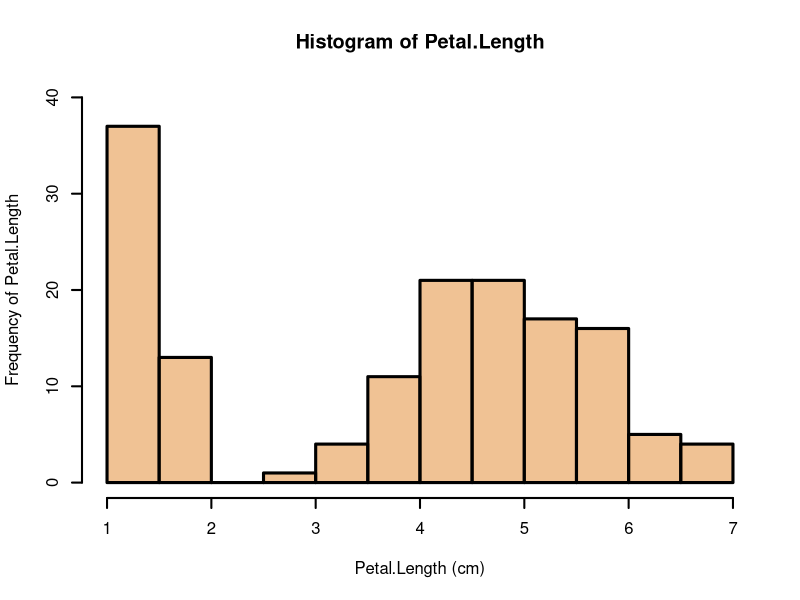
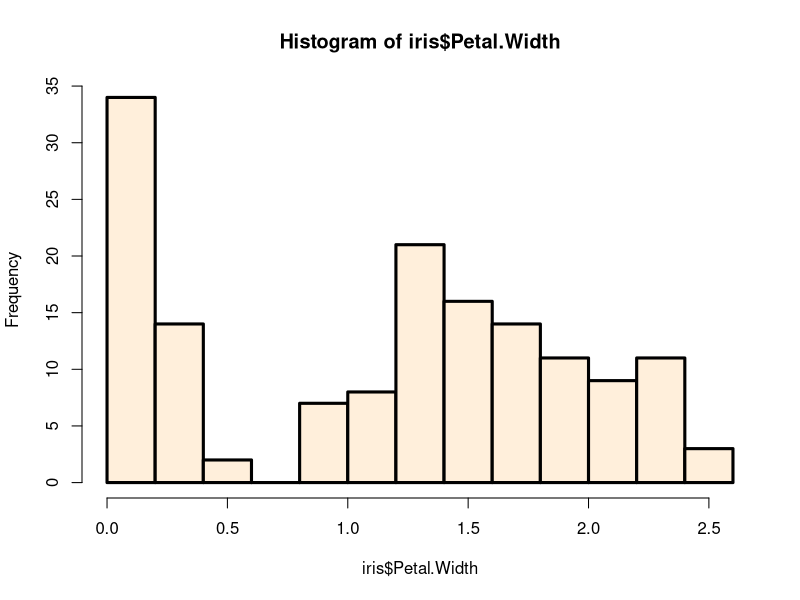
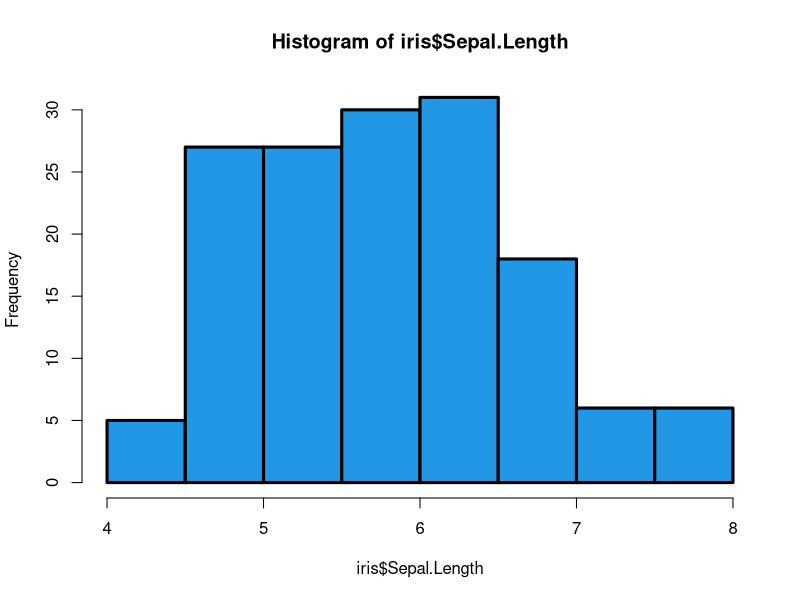
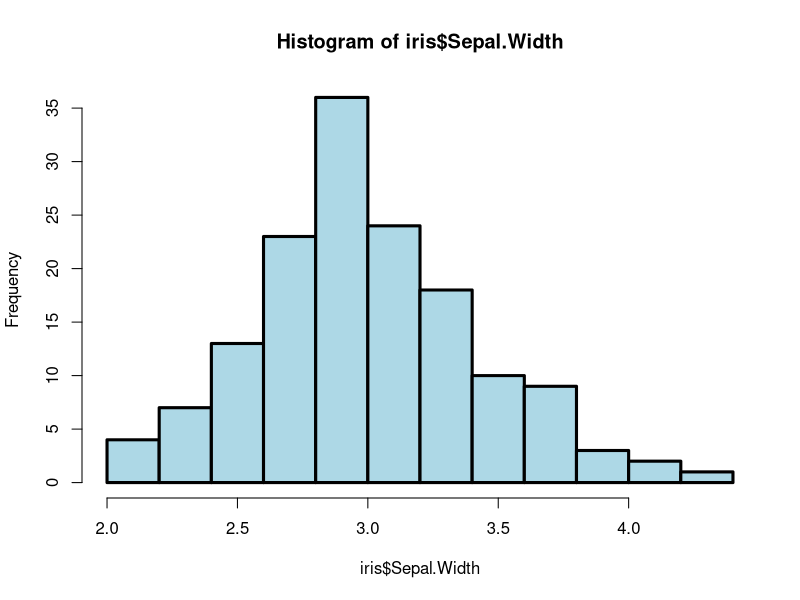

Source code (R) for these figures, in order:
# ####
# title:   Histograms of iris dataset
# author:  learnusezone@gmail.com
# from-to: 2020-12-09-
# purpose: static histograms of iris dataset
# note:    -
# ####


# histograms with different way of defining colors
graphics::par(lwd = 3)  # line width (histogram border)


# hist 1
graphics::hist(
  iris$Petal.Length,
  col = grDevices::rgb(0.9, 0.6, 0.3, 0.6),
  main = "Histogram of Petal.Length",
  xlim = c(
    base::floor(base::min(iris$Petal.Length)),
    base::ceiling(base::max(iris$Petal.Length))
  ),
  ylim = c(0, 40),
  xlab = "Petal.Length (cm)",
  ylab = "Frequency of Petal.Length",
  lwd = 2  # line width (axes)
)


# hist 2
graphics::hist(iris$Petal.Width, col = colors()[4])


# hist 3
graphics::hist(iris$Sepal.Length, col = 4)


# hist 4
graphics::hist(iris$Sepal.Width, col = "#ADD8E6")

